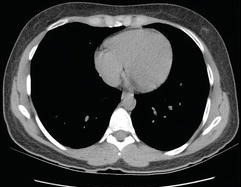
#> input picture 17JE003548_9/Sample3.png, 241 x 187 px, found by its file name
$ python 3.py
#> lines starting #> are read from the running program, lines starting #| are printed output that depends on the picture; after the words box and inside, x2 and y2 are one past the last pixel; in counts of white or black regions, pixels touching at a corner belong together
import cv2
from skimage.measure import euler_number

img=cv2.imread("img/Sample3.png",0)
#> img: shape (187, 241); min 0, max 255, mean 58.8
cv2.imshow("image",img)
cv2.waitKey(0)
cv2.destroyAllWindows()
h,v=img.shape
#> h = 187; v = 241

ret, img = cv2.threshold(img, 120, 255, cv2.THRESH_BINARY +
                                            cv2.THRESH_OTSU)
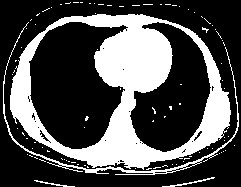
#> img: shape (187, 241); 30.7% white; 93 white regions (89 under 20 px), largest, box (x1, y1, x2, y2) and area: (10, 14, 231, 170) 12428, (3, 22, 239, 175) 983, (162, 177, 215, 187) 86, (34, 180, 75, 187) 60
#> ret = 86

cv2.imshow("image",img)
cv2.waitKey(0)
cv2.destroyAllWindows()

eulno = euler_number(img, connectivity=8)
#> eulno = 53

print(eulno)
#| 53

$ run again, with 17JE003548_9/Sample1.jpg saved as 17JE003548_9/Sample3.png
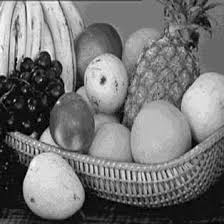
#> input picture 17JE003548_9/Sample1.jpg, 224 x 224 px, found by its file name
#> img is the input picture: shape (224, 224); min 0, max 255, mean 116.6
#> `ret, img = cv2.threshold(img, 120, 255, cv2.THRESH_BINARY + cv2.THRESH..`:
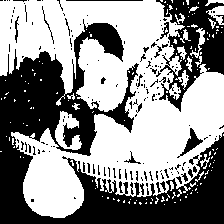
#> img: shape (224, 224); 56.8% white; 169 black regions (145 under 20 px), largest, box (x1, y1, x2, y2) and area: (0, 19, 224, 224) 16579, (156, 0, 224, 112) 3412, (177, 128, 203, 158) 217
#> ret = 109
#> eulno = -73
#| -73

$ run again, with 17JE003548_9/Sample2.jpg saved as 17JE003548_9/Sample3.png
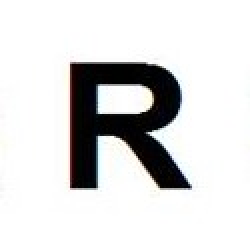
#> input picture 17JE003548_9/Sample2.jpg, 125 x 120 px, found by its file name (shown 2 times larger)
#> `ret, img = cv2.threshold(img, 120, 255, cv2.THRESH_BINARY + cv2.THRESH..`:
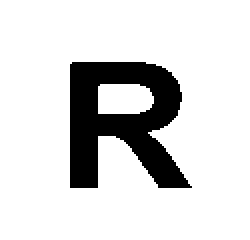
#> img: shape (120, 125) (shown 2 times larger); 84.6% white; 1 black region, box (x1, y1, x2, y2) and area: (35, 31, 96, 94) 2303
#> ret = 132
#> eulno = 1
#| 1
